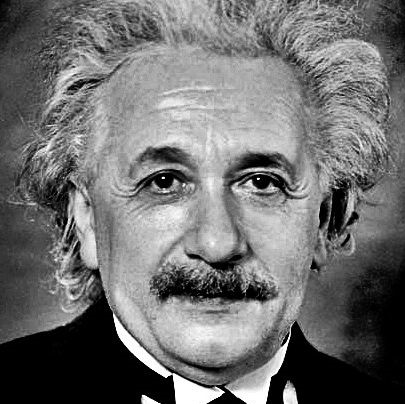
#> input picture 2021_08_10_AI실무특강/[3일차]1.딥페이크 실습/ains.jpg, 405 x 404 px, found by its file name
$ jupyter execute --allow-errors 1.deepfake_practice.ipynb   (shell and % lines are left out)
#> lines starting #> are read from the running program, lines starting #| are printed output that depends on the picture
# Notice

본 notebook은 first-order-motion의 데모를 쉽게 만들고 음성까지 씌울 수 있도록 제작한 노트북입니다.

-작성자 박결-

#0.준비

[cell 1]
# 1.구글 드라이브 연결
from google.colab import drive
#> (the rest of this cell did not finish here and is left out)

[cell 2]
# % 또는 ! 를 이용하여 리눅스 커널 명령어 실행 가능
#%pwd

[cell 3]
# 2.실행할 경로로 이동

import os
if os.path.exists('/content/gdrive/My Drive/FOMM') is False:
  os.mkdir('/content/gdrive/My Drive/FOMM')
%cd /content/gdrive/My Drive/FOMM

# 3.소스코드 다운로드
if os.path.exists('/content/gdrive/My Drive/FOMM/first-order-model') is False:
  !git clone https://github.com/AliaksandrSiarohin/first-order-model

[cell 4]
# 4.소스 폴더로 이동
%cd /content/gdrive/My Drive/FOMM/first-order-model
if os.path.exists('my_data') is False:
  os.mkdir('my_data')

global path
path ='my_data'   # 데이터가 있는 폴더

print('정상 실행 완료')

#*파일 올리기

## jpg파일과 mp4파일 총 2개의 파일을 아래 순서대로 진행하세요.
1. https://drive.google.com/file/d/1Yy6EsMypjplXWS0Lp-7qKEKR71doF2KL/view?usp=sharing

1. https://drive.google.com/file/d/1DGiQvkGk6u3pKJRkSc40FPCIsuhPvVU3/view?usp=sharing

1. 사진과 동영상 파일은 __My Drive/FOMM/first-order-model__ 폴더 안에 있는 __'my_data'__에 넣어주세요.
※입력 데이터(사진과 동영상)의 비율은 1:1이어야 합니다. 사진과 동영상을 편집 툴을 사용해 얼굴 위치를 중심으로 1:1 비율로 잘라주세요.

2. __'my_data'__에 넣은 파일 이름을 아래 셀의 __image__와 __video__에 적어주세요.
3. 최종 완성한 동영상의 이름을 __result_name__에 적어주세요.

[cell 5]
#이미지와 비디오 이름을 적으세요.
image = 'ains.jpg' # 불러올 이미지 이름
video = 'luna.mp4' # 불러올 비디오 이름

#저장할 파일명을 적으세요.
result_name = '최종.mp4' #저장할 파일 이름

# 1.학습한 체크포인트 불러오기

### 아래 URL에서 __vox-adv-cpk.pth.tar__ 파일을 사본으로 복사하여 first-order-model 폴더에 넣으면 됩니다.


https://drive.google.com/drive/folders/1PyQJmkdCsAkOYwUyaj_l-l0as-iLDgeH

또는

https://drive.google.com/file/d/1r6If7NuxbdC94YfuH_YYXWNfqpzmEeKa/view?usp=sharing

#### 파일은 드라이브에 저장 후 보존됩니다.

[cell 6]
from demo import load_checkpoints
#설정파일과 checkpoint파일 경로
#> (the rest of this cell did not finish here and is left out)

# 2.필요한 라이브러리 불러오기

%whos

[cell 7]
import imageio
import os
import numpy as np
import matplotlib.pyplot as plt
import matplotlib.animation as animation
from skimage.transform import resize
from IPython.display import HTML
import warnings
warnings.filterwarnings("ignore")
from demo import make_animation
from skimage import img_as_ubyte

import moviepy.editor as mp
from moviepy.editor import *
from kora.drive import upload_public

# 3.웹페이지 화면에 디스플레이할수있는 함수 정의

[cell 8]
#화면을 보여줄 디스플레이 함수

def display( driving, source=None, generated=None, fps = None):
    fig = plt.figure(figsize=(8 + 4 * (generated is not None), 6))

    ims = []
    for i in range(len(driving)):
        cols = []
        if source is not None:
          cols = [source]
        cols.append(driving[i])
        if generated is not None:
            cols.append(generated[i])
        im = plt.imshow(np.concatenate(cols, axis=1), animated=True)
        plt.axis('off')
        ims.append([im])
    if fps is None:
      ani = animation.ArtistAnimation(fig, ims, interval=50, repeat_delay=1000)
    else:
      fps = 1000. / fps
      ani = animation.ArtistAnimation(fig, ims, interval=fps, repeat_delay=1000)
    plt.close()
    return ani

# 4.Data 불러오기

[cell 9]
#8-2
#이미지와 비디오 불러오기

image_path = os.path.join(path, image)
video_path = os.path.join(path, video)

source_image = imageio.imread(image_path)
#> source_image is the input picture: shape (404, 405, 3); min 0, max 255, mean 111.6
#> (the rest of this cell did not finish here and is left out)

# 5.동영상 FPS 확인

#> (a cell that did not finish here is left out)

# 6.prediction

[cell 11]
# 전처리
source_image = resize(source_image, (256, 256))[..., :3]
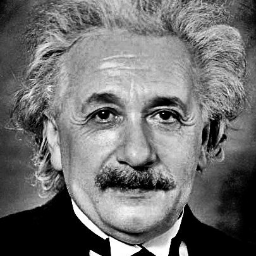
#> source_image: shape (256, 256, 3) float64; min 0, max 1, mean 0.438
#> (the rest of this cell did not finish here and is left out)

#> (a cell that did not finish here is left out)

#7.결과물 확인

#> (a cell that did not finish here is left out)

#> (a cell that did not finish here is left out)

#8.비디오 저장

[cell 15]
result_path = os.path.join('my_data/', result_name)

#> (the rest of this cell did not finish here and is left out)

#9.결과물에 음성 씌우기(함수 정의)

[cell 16]
# 함수 정의
def make_video(origin, gen, save):

  audio_path = os.path.join(path, 'audio.mp3')

  clip = mp.VideoFileClip(origin)
  clip.audio.write_audiofile(audio_path)

  videoclip = VideoFileClip(gen)
  audioclip = AudioFileClip(audio_path)
  new_audioclip = CompositeAudioClip([audioclip])
  videoclip.audio = new_audioclip
  videoclip.write_videofile(save)
  !rm -f {audio_path}

# 10.음성 비디오 저장

[cell 17]
#최종 결과물 이름
save_name = result_name.split('.')[0] +'(with_voice).mp4'

#음성 비디오 생성과 저장
save_path = os.path.join(path, save_name)
make_video(video_path, result_path, save_path)
#> (the call stopped at in make_video, `clip = mp.VideoFileClip(origin)`: moviepy is not available in this run)
